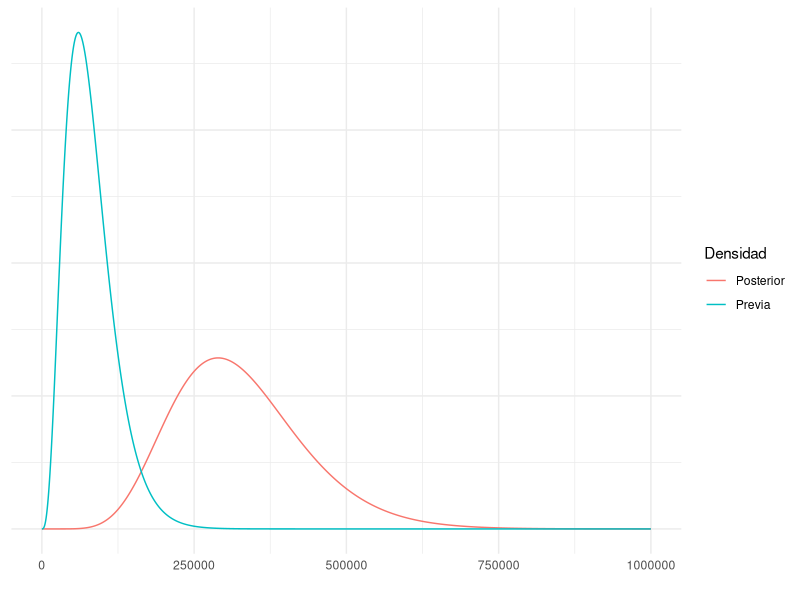
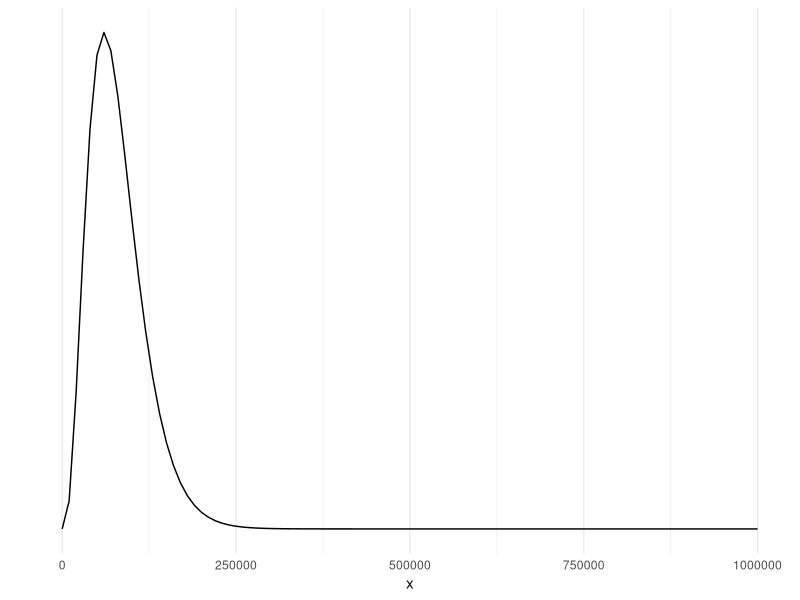
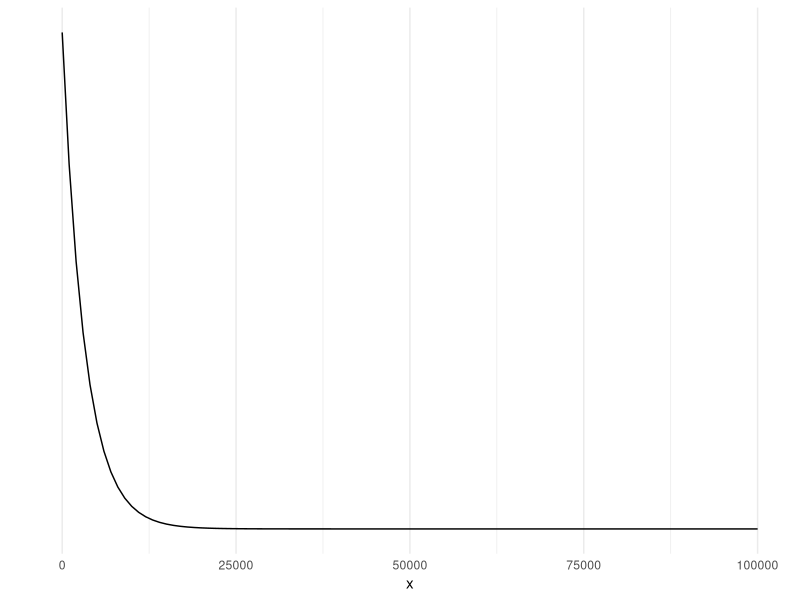
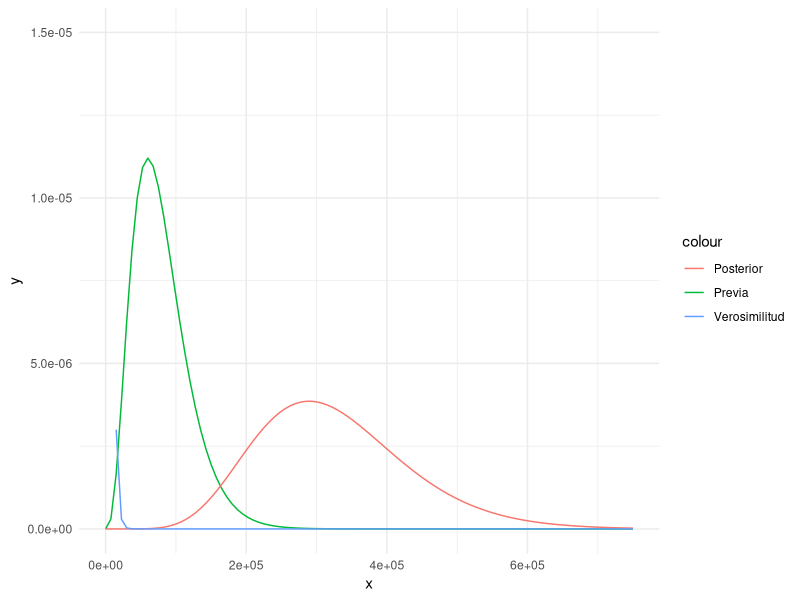
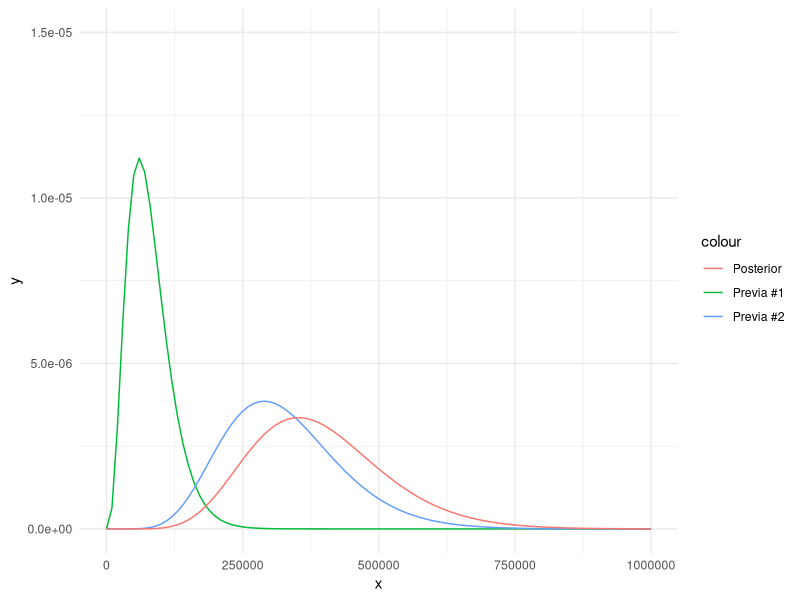
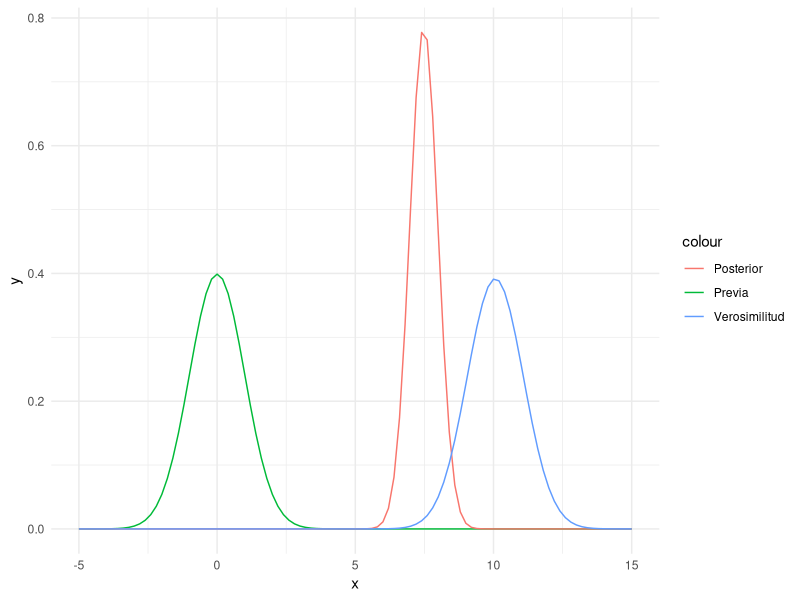
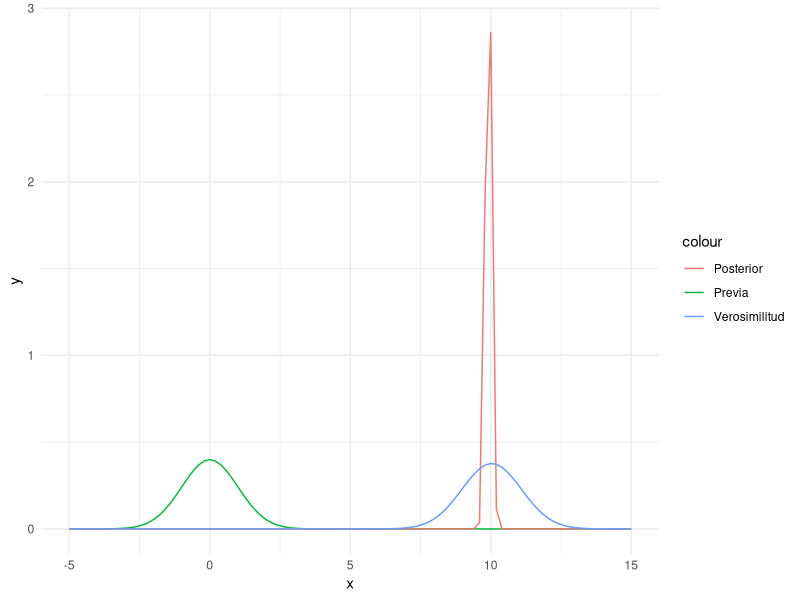
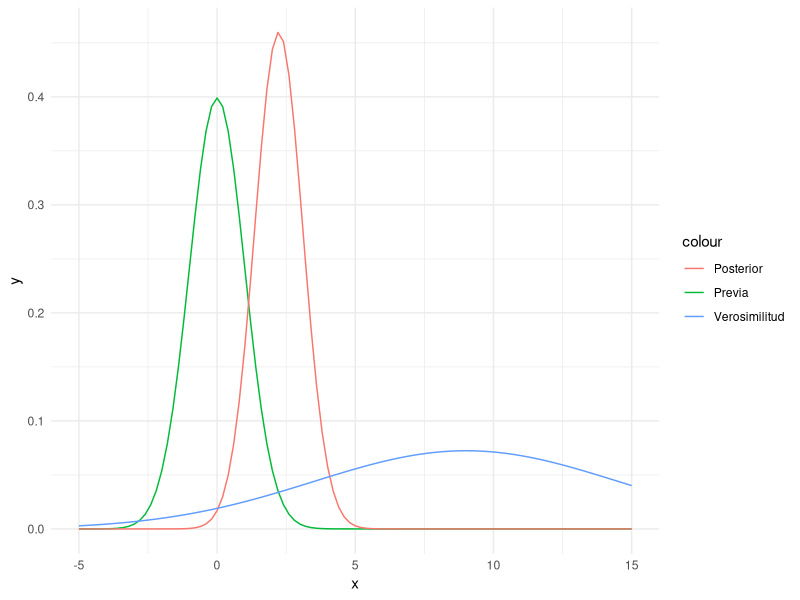

These figures' R source, in order:
## ---- chunk 1
library(ggplot2)
library(tidyr)
rango <- seq(0,1e6,by = 6)
previa <- dgamma(rango, shape = 4, scale = 20000)
posterior <- dgamma(rango,shape = 9,scale = 36178)
densidades <- data.frame(rango = rango, Previa = previa, Posterior = posterior) 
densidades <- gather(densidades, key = "Densidad", value = "valor", -rango)
ggplot(data=densidades, aes(x=rango, y=valor*100, color = Densidad)) + 
  geom_line() + xlab("") + theme_minimal()+ theme(axis.title.y=element_blank(),
                                                  axis.text.y=element_blank(),
                                                  axis.ticks.y=element_blank())
## ---- chunk 2
library(tidyverse)
## ---- chunk 3
alpha_previa <- 4
beta_previa <- 20000

ggplot(data = data.frame(x = c(0, 1e6)), aes(x)) +
  stat_function(fun = dgamma, args = list(shape = alpha_previa, scale = beta_previa )) +
  ylab("") +
  scale_y_continuous(breaks = NULL)+
  theme_minimal()
## ---- chunk 4
x  <- c( 2911, 3403, 3237, 3509, 3118)

theta <- 1 / mean(x)

ggplot(data = data.frame(x = c(0, 1e5)), aes(x)) +
  stat_function(fun = dexp, args = list(rate = theta )) +
  ylab("") +
  scale_y_continuous(breaks = NULL) +
  theme_minimal()
## ---- chunk 5
(y  <- sum(x))
(n <- length(x))

(alpha_posterior <- n + alpha_previa)
(beta_posterior <- beta_previa + y)
## ---- chunk 6
ggplot(data = data.frame(x = c(0, 7.5e5)), aes(x)) +
  stat_function(fun = dgamma, args = list(shape = alpha_previa, scale = beta_previa), aes(color="Previa") ) +
  stat_function(fun = dgamma, args = list(shape = alpha_posterior, scale = beta_posterior), aes(color = "Posterior")) +
  stat_function(fun = dexp, args = list(rate = theta ), aes(color="Verosimilitud")) +
  ylim(0, 1.5e-5)+
  theme_minimal()
## ---- chunk 7
(alpha_previa <- alpha_posterior)
(beta_previa <- beta_posterior)

(alpha_posterior <- alpha_previa + 1)
(beta_posterior <- beta_previa + 3000)

ggplot(data = data.frame(x = c(0, 1e6)), aes(x)) +
  stat_function(fun = dgamma, args = list(shape = 4, scale = 20000), aes(color="Previa #1") ) +
  stat_function(fun = dgamma, args = list(shape = alpha_previa, scale = beta_previa), aes(color="Previa #2") ) +
  stat_function(fun = dgamma, args = list(shape = alpha_posterior, scale = beta_posterior), aes(color = "Posterior")) +
  ylim(0, 1.5e-5)+
  theme_minimal()

## ---- chunk 8

x <- rnorm(n=3, mean = 10, sd = 1)

(mu <- mean(x))
(sigma <- sd(x))
(n <- length(x))

(mu_previa<- 0)
(sigma_previa <- 1)

(mu_posterior <- ((sigma^2) / (sigma^2 + n * sigma_previa^2)) * mu_previa + ((n * sigma_previa^2) / (sigma^2 + n * sigma_previa^2)) * mu)

(sigma2_posterior <- (sigma^2 * sigma_previa^2) / (sigma^2 + n * sigma_previa^2))

ggplot(data = data.frame(x = c(-5, 15)), aes(x)) +
  stat_function(fun = dnorm, args = list(mean = mu_previa, sd = sigma_previa), aes(color = "Previa")) +
  stat_function(fun = dnorm, args = list(mean = mu_posterior, sd = sqrt(sigma2_posterior)), aes(color = "Posterior")) +
  stat_function(fun = dnorm, args = list(mean = mu, sd = sigma), aes(color = "Verosimilitud")) +
  theme_minimal()
## ---- chunk 9

x <- rnorm(n=100, mean = 10, sd = 1)

(mu <- mean(x))
(sigma <- sd(x))
(n <- length(x))

(mu_previa<- 0)
(sigma_previa <- 1)

(mu_posterior <- ((sigma^2) / (sigma^2 + n * sigma_previa^2)) * mu_previa + ((n * sigma_previa^2) / (sigma^2 + n * sigma_previa^2)) * mu)

(sigma2_posterior <- (sigma^2 * sigma_previa^2) / (sigma^2 + n * sigma_previa^2))

ggplot(data = data.frame(x = c(-5, 15)), aes(x)) +
  stat_function(fun = dnorm, args = list(mean = mu_previa, sd = sigma_previa), aes(color = "Previa")) +
  stat_function(fun = dnorm, args = list(mean = mu_posterior, sd = sqrt(sigma2_posterior)), aes(color = "Posterior")) +
  stat_function(fun = dnorm, args = list(mean = mu, sd = sigma), aes(color = "Verosimilitud")) +
  theme_minimal()
## ---- chunk 10

x <- rnorm(n=10, mean = 10, sd = 5)

(mu <- mean(x))
(sigma <- sd(x))
(n <- length(x))

(mu_previa<- 0)
(sigma_previa <- 1)

(mu_posterior <- ((sigma^2) / (sigma^2 + n * sigma_previa^2)) * mu_previa + ((n * sigma_previa^2) / (sigma^2 + n * sigma_previa^2)) * mu)

(sigma2_posterior <- (sigma^2 * sigma_previa^2) / (sigma^2 + n * sigma_previa^2))

ggplot(data = data.frame(x = c(-5, 15)), aes(x)) +
  stat_function(fun = dnorm, args = list(mean = mu_previa, sd = sigma_previa), aes(color = "Previa")) +
  stat_function(fun = dnorm, args = list(mean = mu_posterior, sd = sqrt(sigma2_posterior)), aes(color = "Posterior")) +
  stat_function(fun = dnorm, args = list(mean = mu, sd = sigma), aes(color = "Verosimilitud")) +
  theme_minimal()
## ---- chunk 11
alpha <- 9
beta <- 36178
## ---- chunk 12
(theta <- alpha/beta)
## ---- chunk 13
m <- rgamma(n = 1000, scale = beta, shape = alpha)
(theta <- median (m))
